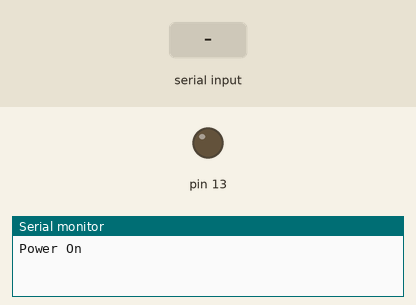
Bench run of a sketch on a simulated Arduino Uno, built with avr-gcc and run on an emulated ATmega328P. Parts: output pins drawn as LEDs (lit = HIGH), the last lines printed to the serial monitor. Inputs (shaded band) come from the test bench.

Above: at 1.2 s.
1.3 s: "m" received over Serial
At 1.6 s:
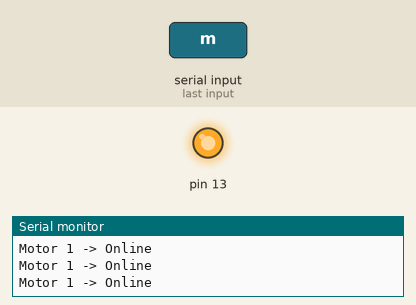
2.8 s: "p" received over Serial
At 3.6 s:
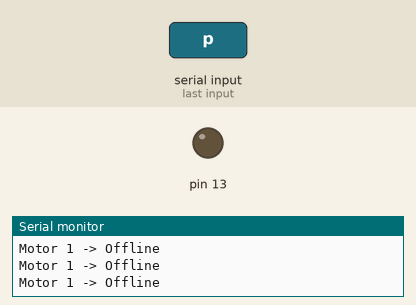
Timing chart, 0 to 5.8 s (numbered marks = the images above; inputs shaded):
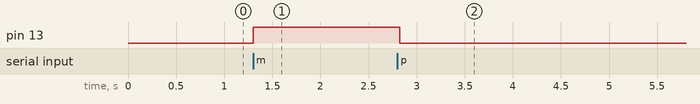

The sketch:

serial_string_4_ok.ino
```cpp
char inData[20]; // Allocate some space for the string
char inChar=-1; // Where to store the character read
byte index = 0; // Index into array; where to store the character

void setup() {
    Serial.begin(9600);
    Serial.write("Power On");
    pinMode(13, OUTPUT);
}

String Comp() {

   String aString;
    while (Serial.available() > 0) // Don't read unless
                                   // there you know there is data
    {
        if(index < 19) // One less than the size of the array
        {
            inChar = Serial.read(); // Read a character
            inData[index] = inChar; // Store it
            index++; // Increment where to write next
            inData[index] = '\0'; // Null terminate the string
        }
    }
    index=0;
    aString=inData;
return(aString);
}

void loop()
{
  String aString;
  aString=Comp();

    if (aString=="m") {
        Serial.write("Motor 1 -> Online\n");
        digitalWrite(13, HIGH);
    }
    if (aString=="p") {
        Serial.write("Motor 1 -> Offline\n");
        digitalWrite(13, LOW);
    }
}
```

Measured:
- after the input at 1.3 s, pin 13: LOW → HIGH at once
- after the input at 2.8 s, pin 13: HIGH → LOW at once
